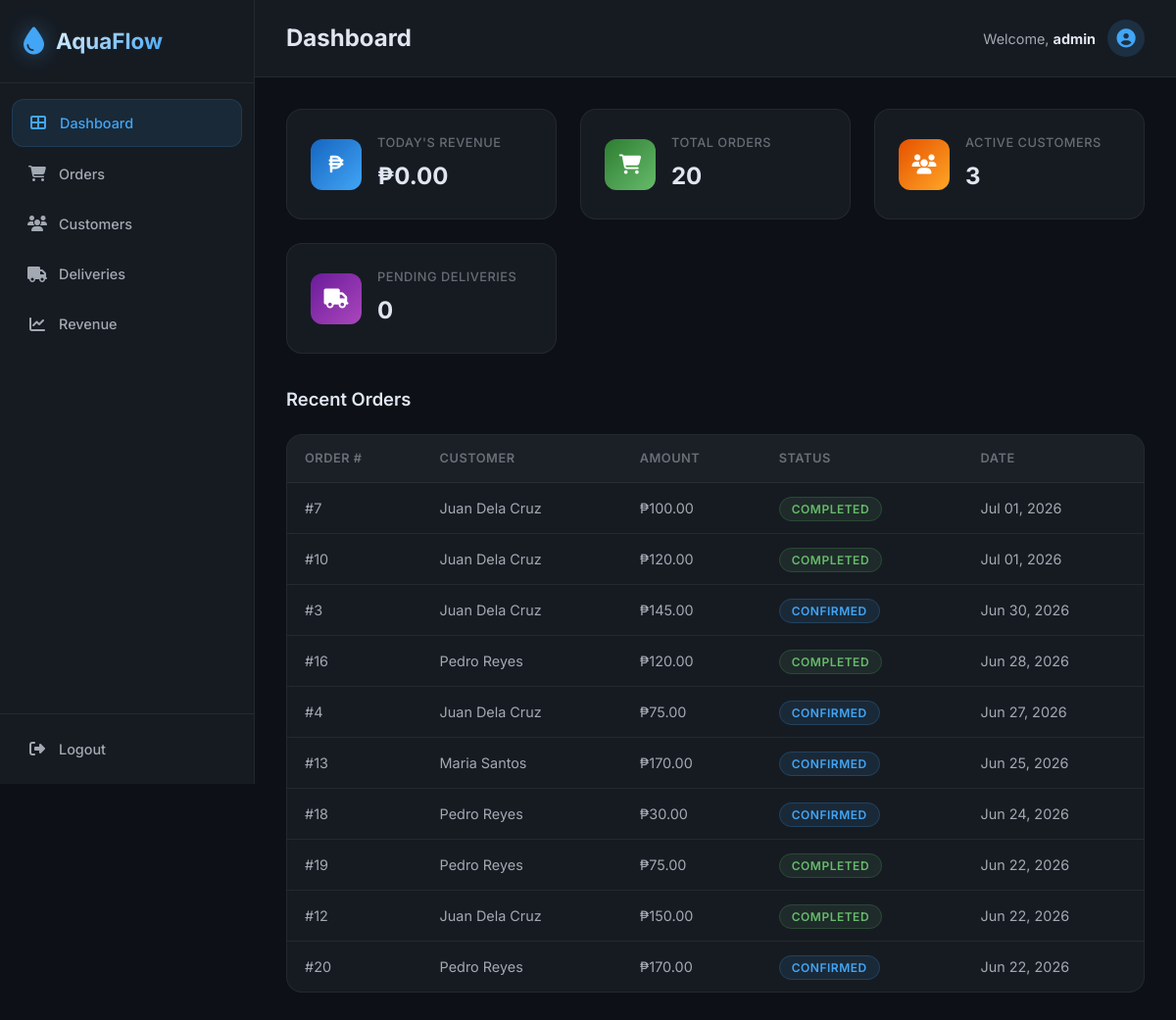
The app's page /admin/dashboard (signed in), older data.
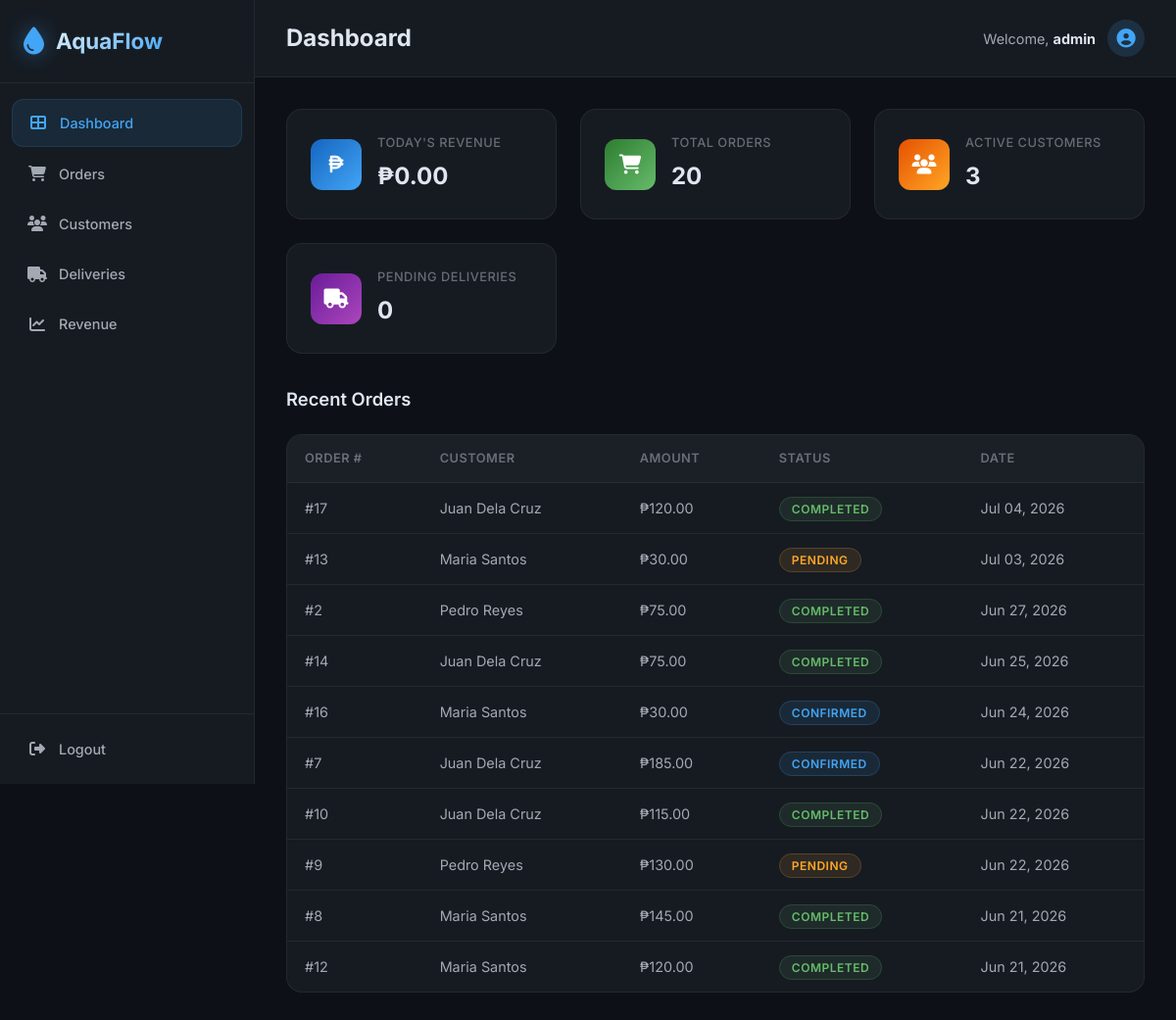
The same page, newer data.
### app/models/order.py (models this page shows, shortened)
class Order(db.Model):
    __tablename__ = 'orders'
    id = db.Column(db.Integer, primary_key=True)
    customer_id = db.Column(db.Integer, db.ForeignKey('customers.id'), nullable=False)
    total_amount = db.Column(db.Float, default=0.0)
    status = db.Column(db.String(20), default='pending')  # pending, confirmed, completed, cancelled
    order_date = db.Column(db.DateTime, default=lambda: datetime.now(timezone.utc))
    notes = db.Column(db.Text, nullable=True)
    created_at = db.Column(db.DateTime, default=lambda: datetime.now(timezone.utc))
    updated_at = db.Column(db.DateTime, default=lambda: datetime.now(timezone.utc),
                           onupdate=lambda: datetime.now(timezone.utc))
    items = db.relationship('OrderItem', backref='order', lazy=True, cascade='all, delete-orphan')
    delivery = db.relationship('Delivery', backref='order', uselist=False, lazy=True)

### app/models/customer.py (models this page shows, shortened)
class Customer(db.Model):
    __tablename__ = 'customers'
    id = db.Column(db.Integer, primary_key=True)
    user_id = db.Column(db.Integer, db.ForeignKey('users.id'), nullable=True, unique=True)
    full_name = db.Column(db.String(150), nullable=False)
    phone = db.Column(db.String(20), nullable=True)
    address = db.Column(db.Text, nullable=True)
    is_active = db.Column(db.Boolean, default=True)
    created_at = db.Column(db.DateTime, default=lambda: datetime.now(timezone.utc))
    updated_at = db.Column(db.DateTime, default=lambda: datetime.now(timezone.utc),
                           onupdate=lambda: datetime.now(timezone.utc))
    orders = db.relationship('Order', backref='customer', lazy=True)

### app/routes/admin.py (the view)
@admin_bp.route('/dashboard')
@login_required
@admin_required
def dashboard():
    today = datetime.now(timezone.utc).date()
    today_start = datetime.combine(today, datetime.min.time()).replace(tzinfo=timezone.utc)
    today_orders = Order.query.filter(
        Order.order_date >= today_start,
        Order.status.in_(['completed', 'confirmed'])
    ).all()
    today_revenue = sum(order.total_amount for order in today_orders)
    total_orders = Order.query.count()
    active_customers = Customer.query.filter_by(is_active=True).count()
    pending_deliveries = Delivery.query.filter_by(status='pending').count()
    recent_orders = Order.query.order_by(Order.order_date.desc()).limit(10).all()
    return render_template('admin/dashboard.html',
        today_revenue=today_revenue,
        total_orders=total_orders,
        active_customers=active_customers,
        pending_deliveries=pending_deliveries,
        recent_orders=recent_orders
    )

### app/models/user.py (called while the page is built)
@login_manager.user_loader
def load_user(user_id):
    return db.session.get(User, int(user_id))

    @property
    def is_admin(self):
        return self.role == 'admin'

### app/routes/admin.py (called while the page is built)
def admin_required(f):
    @wraps(f)
    def decorated_function(*args, **kwargs):
        if not current_user.is_authenticated or not current_user.is_admin:
            flash('Access denied. Admin privileges required.', 'error')
            return redirect(url_for('auth.login'))
        return f(*args, **kwargs)
    return decorated_function

### app/templates/admin/dashboard.html (shortened to what this page needs)
{% extends 'base.html' %}
{% block page_title %}Dashboard{% endblock %}
{% block content %}
<div class="dashboard-grid">
    <div class="stat-card">
        <div class="stat-icon" style="background: linear-gradient(135deg, #1565c0, #42a5f5);">
            <i class="fas fa-peso-sign"></i>
        </div>
        <div class="stat-info">
            <span class="stat-label">Today's Revenue</span>
            <span class="stat-value">&#8369;{{ "%.2f"|format(today_revenue) }}</span>
        </div>
    </div>
    <div class="stat-card">
        <div class="stat-icon" style="background: linear-gradient(135deg, #2e7d32, #66bb6a);">
            <i class="fas fa-shopping-cart"></i>
        </div>
        <div class="stat-info">
            <span class="stat-label">Total Orders</span>
            <span class="stat-value">{{ total_orders }}</span>
        </div>
    </div>
    <div class="stat-card">
        <div class="stat-icon" style="background: linear-gradient(135deg, #e65100, #ffa726);">
            <i class="fas fa-users"></i>
        </div>
        <div class="stat-info">
            <span class="stat-label">Active Customers</span>
            <span class="stat-value">{{ active_customers }}</span>
        </div>
    </div>
    <div class="stat-card">
        <div class="stat-icon" style="background: linear-gradient(135deg, #6a1b9a, #ab47bc);">
            <i class="fas fa-truck"></i>
        </div>
        <div class="stat-info">
            <span class="stat-label">Pending Deliveries</span>
            <span class="stat-value">{{ pending_deliveries }}</span>
        </div>
    </div>
</div>
<div class="recent-orders-section">
    <div class="section-header">
        <h2>Recent Orders</h2>
    </div>
    <div class="table-container">
        <table class="data-table">
            <thead>
                <tr>
                    <th>Order #</th>
                    <th>Customer</th>
                    <th>Amount</th>
                    <th>Status</th>
                    <th>Date</th>
                </tr>
            </thead>
            <tbody>
                {% for order in recent_orders %}
                <tr>
                    <td>#{{ order.id }}</td>
                    <td>{{ order.customer.full_name }}</td>
                    <td>&#8369;{{ "%.2f"|format(order.total_amount) }}</td>
                    <td>
                        <span class="status-badge status-{{ order.status }}">{{ order.status|capitalize }}</span>
                    </td>
                    <td>{{ order.order_date.strftime('%b %d, %Y') }}</td>
                </tr>
                {% else %}
                <tr>
                    <td colspan="5" class="empty-state">No orders yet</td>
                </tr>
                {% endfor %}
            </tbody>
        </table>
    </div>
</div>
{% endblock %}

Row changes from the older to the newer data that the page shows:
no longer on this page (row edited): Order: id "3", customer.full_name "Juan Dela Cruz", total_amount "145.00", status "CONFIRMED", order_date "Jun 30, 2026"
no longer on this page (row edited): Order: id "4", customer.full_name "Juan Dela Cruz", total_amount "75.00", status "CONFIRMED", order_date "Jun 27, 2026"
no longer on this page (row edited): Order: id "18", customer.full_name "Pedro Reyes", total_amount "30.00", status "CONFIRMED", order_date "Jun 24, 2026"
no longer on this page (row edited): Order: id "19", customer.full_name "Pedro Reyes", total_amount "75.00", status "COMPLETED", order_date "Jun 22, 2026"
no longer on this page (row edited): Order: id "20", customer.full_name "Pedro Reyes", total_amount "170.00", status "CONFIRMED", order_date "Jun 22, 2026"
now on this page (row edited): Order: id "17", customer.full_name "Juan Dela Cruz", total_amount "120.00", status "COMPLETED", order_date "Jul 04, 2026"
changed Order id 13: total_amount "170.00" → "30.00"; status "CONFIRMED" → "PENDING"; order_date "Jun 25, 2026" → "Jul 03, 2026"; moves up the list
now on this page (row edited): Order: id "2", customer.full_name "Pedro Reyes", total_amount "75.00", status "COMPLETED", order_date "Jun 27, 2026"
now on this page (row edited): Order: id "14", customer.full_name "Juan Dela Cruz", total_amount "75.00", status "COMPLETED", order_date "Jun 25, 2026"
changed Order id 16: customer.full_name "Pedro Reyes" → "Maria Santos"; total_amount "120.00" → "30.00"; status "COMPLETED" → "CONFIRMED"; order_date "Jun 28, 2026" → "Jun 24, 2026"; moves up the list
changed Order id 7: total_amount "100.00" → "185.00"; status "COMPLETED" → "CONFIRMED"; order_date "Jul 01, 2026" → "Jun 22, 2026"
changed Order id 10: total_amount "120.00" → "115.00"; order_date "Jul 01, 2026" → "Jun 22, 2026"
now on this page (row edited): Order: id "9", customer.full_name "Pedro Reyes", total_amount "130.00", status "PENDING", order_date "Jun 22, 2026"
now on this page (row edited): Order: id "8", customer.full_name "Maria Santos", total_amount "145.00", status "COMPLETED", order_date "Jun 21, 2026"
changed Order id 12: customer.full_name "Juan Dela Cruz" → "Maria Santos"; total_amount "150.00" → "120.00"; order_date "Jun 22, 2026" → "Jun 21, 2026"
